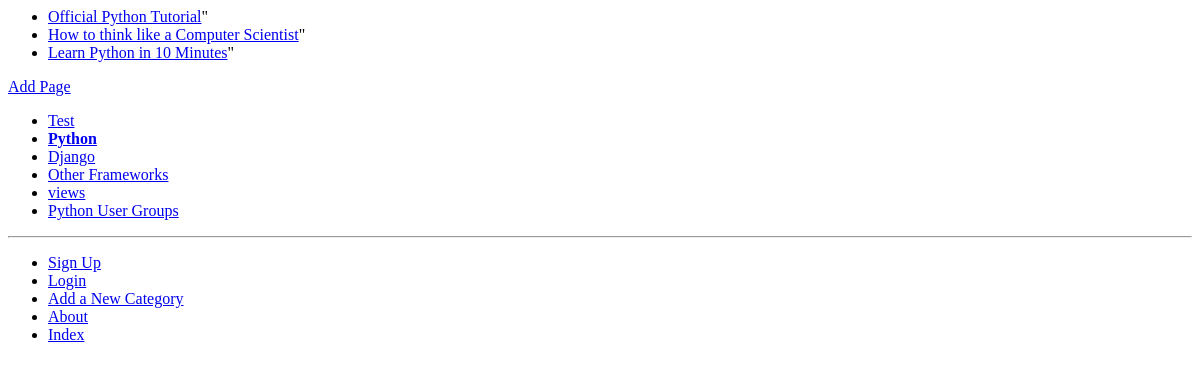
/rango/category/python/, run on an earlier commit of the app's database.
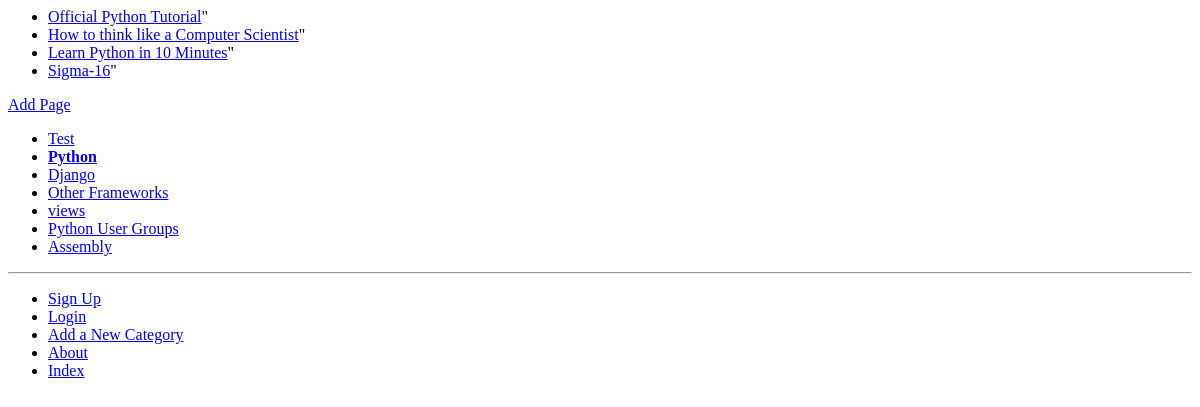
And on a later commit of the database.
### rango/models.py (models this page shows, shortened)
class Page(models.Model):
    category = models.ForeignKey(Category, on_delete=models.CASCADE)
    TITLE_MAX_LENGTH = 128
    title = models.CharField(max_length=TITLE_MAX_LENGTH)
    url = models.URLField()
    views = models.IntegerField(default=0)
    slug = models.SlugField()
    class Meta:
        verbose_name_plural = 'pages'

class Category(models.Model):
    NAME_MAX_LENGTH = 128
    name = models.CharField(max_length=NAME_MAX_LENGTH, unique=True)
    views = models.IntegerField(default=0)
    likes = models.IntegerField(default=0)
    slug = models.SlugField()
    class Meta:
        verbose_name_plural = 'categories'

### rango/views.py (the view)
# urls.py: path('category/<slug:category_name_slug>/', views.show_category, name="show_category"),
def show_category(request, category_name_slug):
    context_dict = {}
    try:
        category = Category.objects.get(slug=category_name_slug)
        pages = Page.objects.filter(category=category)
        context_dict['pages'] = pages
        context_dict['category'] = category
    except Category.DoesNotExist:
        context_dict['pages'] = None
        context_dict['category'] = None
    return render(request, 'rango/category.html', context=context_dict)

### rango/templatetags/rango_template_tags.py (called while the page is built)
@register.inclusion_tag('rango/categories.html')
def get_category_list(current_category=None):
    return {'categories': Category.objects.all(),
            'current_category': current_category}

### templates/rango/category.html (shortened to what this page needs)
{% extends 'rango/base.html' %}
{% load staticfiles %}
{% block body_block %}
    {% if category %}
    {% if pages %}
    <ul>
        {% for page in pages %}
        <li><a href="{{ page.url }}">{{ page.title }}</a>"</li>
        {% endfor %}
    </ul>
    {% else %}
    <strong>No pages currently in category.</strong>
    {% endif %}
    <a href="/rango/category/{{ category.slug }}/add_page/">Add Page</a> <br/>
    {% else %}
    The specified category does not exist.
    {% endif %}
{% endblock %}

### templates/rango/base.html (shortened to what this page needs)
{% load staticfiles %}
{% load rango_template_tags %}
<html>
    <head lang ="en">
    </head>
    <body>
        <div>
        {% block body_block %}
        {% endblock %}
        </div>
        <div>
        {% block sidebar_block %}
            {% get_category_list category%}
        {% endblock %}
        </div>
        <hr />
        <div>
            <ul>
            {% if user.is_authenticated %}
             <li><a href="{% url 'rango:restricted' %}">Restricted Page</a></li>
            <li><a href="{% url 'rango:logout' %}">Logout</a></li>
            {% else %}
            <li><a href="{% url 'rango:register' %}">Sign Up</a></li>
            <li><a href="{% url 'rango:login' %}">Login</a></li>
            {% endif %}
            <li><a href="{% url 'rango:add_category' %}">Add a New Category</a></li>
            <li><a href="{% url 'rango:about'%}">About</a></li>
            <li><a href="{% url 'rango:index' %}">Index</a></li>
            </ul>
        </div>
    </body>
</html>

### templates/rango/categories.html
<ul>
    {% if categories %}
    {% for c in categories %}
        {% if c == current_category %}
            <li>
                <strong>
            <a href="/rango/category/{{ c.slug }}/">{{ c.name }}</a>
            </strong>
        </li>
        {% else %}
        <li>
            <a href="/rango/category/{{ c.slug}}/">{{c.name}}</a>
        </li>
        {% endif %}
     {% endfor %}
 {% else %}
 <li><strong>There are no categories present.</strong></li>
 {% endif %}
 </ul>

What changed in the data, as far as the page shows it:
added Page: title "Sigma-16"
added Category: name "Assembly"
